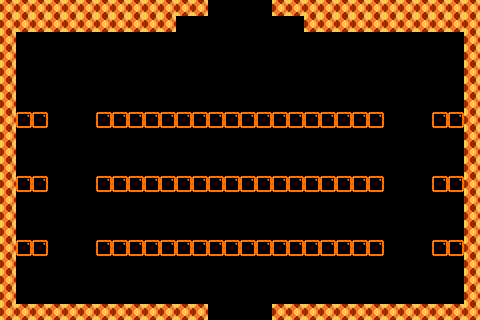

A 2D game scene composited from a Tiled map and its tileset images. What follows is a short description and the map's XML, with each tile layer's data collapsed to a summary:
An orthogonal 30x20 tile map with 16x16 px tiles, 2 tile layers (bricks, solidbricks), 4 tilesets and 16 objects (6x PowerUpSpawnPoint, 3x StarInGameCurrency, 2x parkourJumperSpawnPoint, TimeBomb, SpawnPoint, ...).

<map version="1.0" orientation="orthogonal" width="30" height="20" tilewidth="16" tileheight="16">
 <tileset firstgid="1" name="TileSetTemplate" tilewidth="16" tileheight="16">
  <image source="TileSetTemplate.png" width="64" height="64" />
 </tileset>
 <tileset firstgid="17" name="TileSetTemplateSolid" tilewidth="16" tileheight="16">
  <image source="TileSetTemplateSolid.png" width="64" height="64" />
 </tileset>
 <tileset firstgid="33" name="Tile X" tilewidth="16" tileheight="16">
  <image source="Tile X.png" width="16" height="16" />
 </tileset>
 <tileset firstgid="34" name="Tile 2 Orange" tilewidth="16" tileheight="16">
  <image source="Tile 2 Orange.png" width="16" height="16" />
 </tileset>
 <layer name="bricks" width="30" height="20">
  <data>[600 cells, 66 non-empty, 1 distinct tile ids]</data>
 </layer>
 <layer name="solidbricks" width="30" height="20">
  <data>[600 cells, 108 non-empty, 1 distinct tile ids]</data>
 </layer>
 <objectgroup name="Objects" width="30" height="20">
  <object x="441" y="107" height="1" />
  <object name="TimeBomb" x="245" y="231">
   <properties>
    <property name="TimeBomb" value="1" />
   </properties>
  </object>
  <object name="SpawnPoint" x="67" y="293">
   <properties>
    <property name="SpawnPoint" value="1" />
   </properties>
  </object>
  <object name="skeletonWhaleSpawnPoint" x="39" y="46">
   <properties>
    <property name="skeletonWhaleSpawnPoint" value="1" />
   </properties>
  </object>
  <object name="StarInGameCurrency" x="207" y="24">
   <properties>
    <property name="StarInGameCurrency" value="1" />
   </properties>
  </object>
  <object name="StarInGameCurrency" x="242" y="143">
   <properties>
    <property name="StarInGameCurrency" value="1" />
   </properties>
  </object>
  <object name="StarInGameCurrency" x="272" y="27">
   <properties>
    <property name="StarInGameCurrency" value="1" />
   </properties>
  </object>
  <object name="PowerUpSpawnPoint" x="36" y="83">
   <properties>
    <property name="PowerUpSpawnPoint" value="0" />
   </properties>
  </object>
  <object name="PowerUpSpawnPoint" x="104" y="79">
   <properties>
    <property name="PowerUpSpawnPoint" value="1" />
   </properties>
  </object>
  <object name="PowerUpSpawnPoint" x="374" y="82">
   <properties>
    <property name="PowerUpSpawnPoint" value="3" />
   </properties>
  </object>
  <object name="PowerUpSpawnPoint" x="448" y="81">
   <properties>
    <property name="PowerUpSpawnPoint" value="4" />
   </properties>
  </object>
  <object name="PowerUpSpawnPoint" x="448" y="151">
   <properties>
    <property name="PowerUpSpawnPoint" value="5" />
   </properties>
  </object>
  <object name="PowerUpSpawnPoint" x="32" y="152">
   <properties>
    <property name="PowerUpSpawnPoint" value="2" />
   </properties>
  </object>
  <object name="ExitDoor" x="242" y="82">
   <properties>
    <property name="ExitDoor" value="1" />
   </properties>
  </object>
  <object name="parkourJumperSpawnPoint" x="287" y="162">
   <properties>
    <property name="parkourJumperSpawnPoint" value="1" />
   </properties>
  </object>
  <object name="parkourJumperSpawnPoint" x="196" y="163">
   <properties>
    <property name="parkourJumperSpawnPoint" value="1" />
   </properties>
  </object>
 </objectgroup>
</map>
